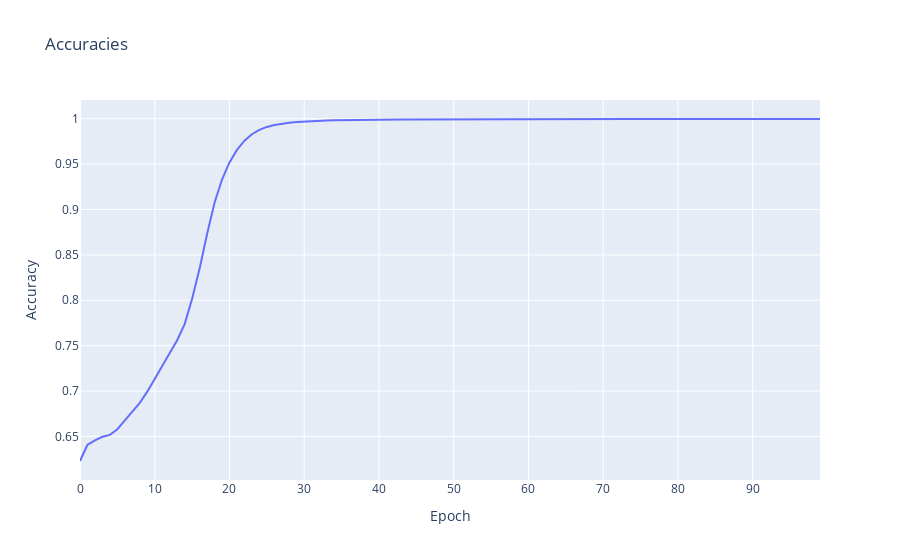

Notebook code for this chart:
### Code cell
px.line(y=accuracies, title="Accuracies", labels={"x": "Epoch", "y": "Accuracy"})
